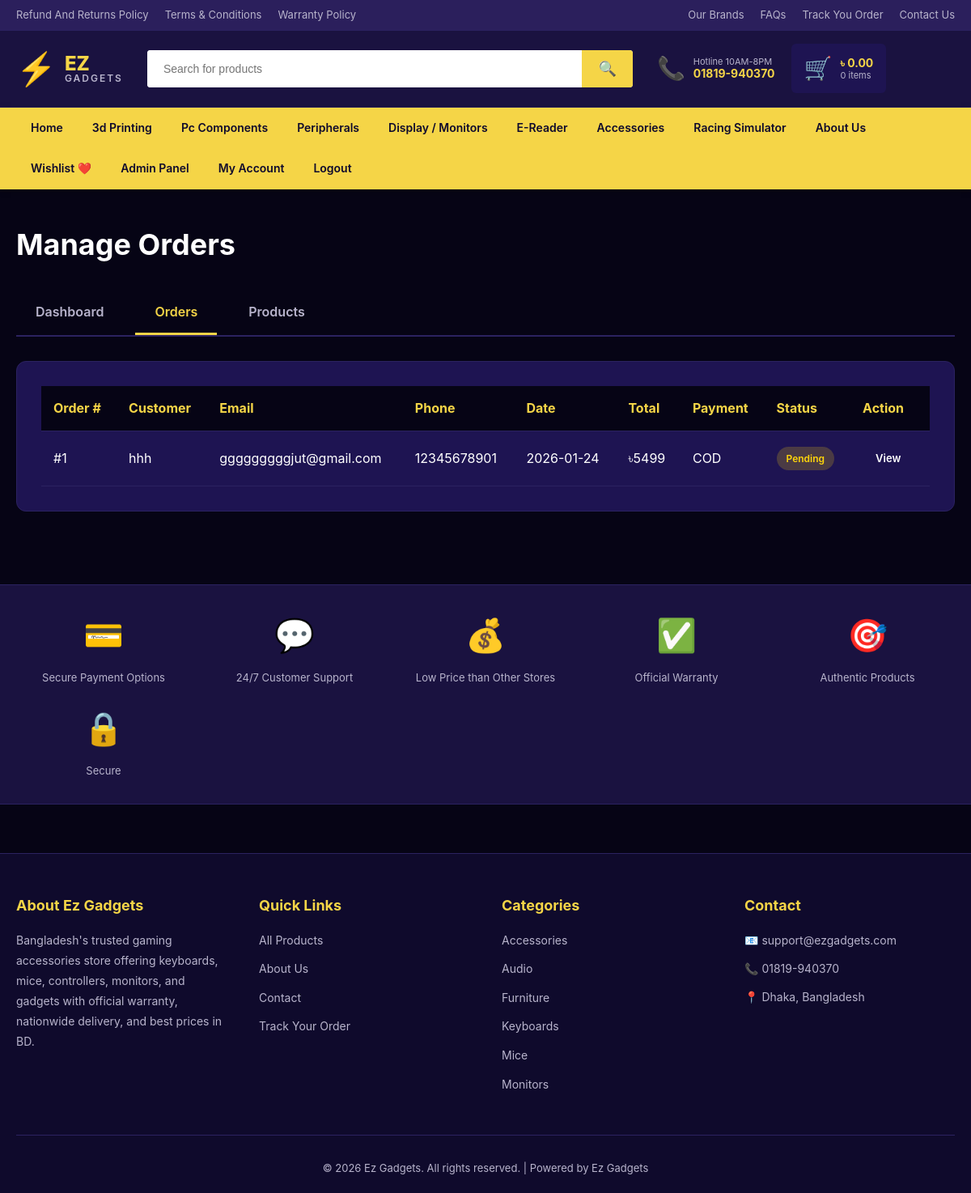
Page /admin/orders (signed in) on the committed database.
### tables this page shows
CREATE TABLE orders (
                id INTEGER PRIMARY KEY AUTOINCREMENT,
                user_id INTEGER,
                customer_name TEXT NOT NULL,
                customer_email TEXT NOT NULL,
                customer_phone TEXT NOT NULL,
                customer_address TEXT NOT NULL,
                total_amount REAL NOT NULL,
                payment_method TEXT NOT NULL,
                status TEXT DEFAULT 'pending',
                notes TEXT,
                created_at TIMESTAMP DEFAULT CURRENT_TIMESTAMP,
                FOREIGN KEY (user_id) REFERENCES users (id)
            );

### app.py (the view)
@app.route('/admin/orders')
@admin_required
def admin_orders():
    orders = get_all_orders()
    return render_template('admin/orders.html', orders=orders)

### app.py (called while the page is built)
def admin_required(f):
    @wraps(f)
    def decorated_function(*args, **kwargs):
        if 'user_id' not in session:
            flash('Please login to access this page', 'error')
            return redirect(url_for('login'))
        user = get_user_by_id(session['user_id'])
        if not user or user['role'] != 'admin':
            flash('Access denied. Admin privileges required.', 'error')
            return redirect(url_for('index'))
        return f(*args, **kwargs)
    return decorated_function

def get_cart_total():
    cart = session.get('cart', {})
    total_price = 0
    total_items = 0
    for product_id, quantity in cart.items():
        product = get_product_by_id(int(product_id))
        if product:
            total_price += product['price'] * quantity
            total_items += quantity
    return {'total_price': round(total_price, 2), 'total_items': total_items}

@app.context_processor
def inject_global_data():
    cart_total = get_cart_total()
    categories = get_categories()
    user = None
    if 'user_id' in session:
        user = get_user_by_id(session['user_id'])
    return dict(cart_total=cart_total, all_categories=categories, current_user=user)

### models/db.py (called while the page is built)
@contextmanager
def get_db_connection():
    conn = sqlite3.connect(DATABASE_PATH)
    conn.row_factory = sqlite3.Row
    try:
        yield conn
        conn.commit()
    except Exception as e:
        conn.rollback()
        raise e
    finally:
        conn.close()

def get_user_by_id(user_id):
    with get_db_connection() as conn:
        cursor = conn.cursor()
        cursor.execute('SELECT * FROM users WHERE id = ?', (user_id,))
        return cursor.fetchone()

def get_categories():
    with get_db_connection() as conn:
        cursor = conn.cursor()
        cursor.execute('SELECT DISTINCT category FROM products ORDER BY category')
        return cursor.fetchall()

def get_all_orders():
    with get_db_connection() as conn:
        cursor = conn.cursor()
        cursor.execute('SELECT * FROM orders ORDER BY created_at DESC')
        return cursor.fetchall()

### templates/admin/orders.html (shortened to what this page needs)
{% extends "base.html" %}
{% block content %}
<section class="admin-section">
    <div class="container">
        <h1 class="page-title">Manage Orders</h1>
        <div class="admin-nav">
            <a href="{{ url_for('admin_dashboard') }}" class="admin-nav__link">Dashboard</a>
            <a href="{{ url_for('admin_orders') }}" class="admin-nav__link admin-nav__link--active">Orders</a>
            <a href="{{ url_for('admin_products') }}" class="admin-nav__link">Products</a>
        </div>
        <div class="admin-card">
            {% if orders %}
            <div class="table-wrapper">
                <table class="admin-table">
                    <thead>
                        <tr>
                            <th>Order #</th>
                            <th>Customer</th>
                            <th>Email</th>
                            <th>Phone</th>
                            <th>Date</th>
                            <th>Total</th>
                            <th>Payment</th>
                            <th>Status</th>
                            <th>Action</th>
                        </tr>
                    </thead>
                    <tbody>
                        {% for order in orders %}
                        <tr>
                            <td>#{{ order.id }}</td>
                            <td>{{ order.customer_name }}</td>
                            <td>{{ order.customer_email }}</td>
                            <td>{{ order.customer_phone }}</td>
                            <td>{{ order.created_at[:10] }}</td>
                            <td>৳{{ "%.0f"|format(order.total_amount * 110) }}</td>
                            <td>{{ order.payment_method|upper }}</td>
                            <td>
                                <span class="status-badge status-badge--{{ order.status }}">
                                    {{ order.status|capitalize }}
                                </span>
                            </td>
                            <td>
                                <a href="{{ url_for('admin_order_detail', order_id=order.id) }}" class="btn btn--small">View</a>
                            </td>
                        </tr>
                        {% endfor %}
                    </tbody>
                </table>
            </div>
            {% else %}
            <div class="empty-state">
                <p class="empty-state__text">No orders found</p>
            </div>
            {% endif %}
        </div>
    </div>
</section>
{% endblock %}

### static/css/style.css (style rules this page uses)
* { margin: 0; padding: 0; box-sizing: border-box; }
:root { --color-primary: #F5D547; --color-primary-dark: #E0C03C; --color-secondary: #2B1F5C; --color-accent: #4A90E2; --color-bg-dark: #0F0A2C; --color-bg-darker: #060415; --color-bg-purple: #1A1240; --color-bg-card: #1E1452; --color-text: #FFFFFF; --color-text-muted: #B8B4CC; --color-border: #2B2260; --color-success: #06d6a0; --color-error: #ef476f; --font-primary: -apple-system, BlinkMacSystemFont, 'Segoe UI', Roboto, 'Helvetica Neue', Arial, sans-serif; --transition: all 0.3s ease; --shadow-sm: 0 2px 8px rgba(0, 0, 0, 0.3); --shadow-md: 0 4px 16px rgba(0, 0, 0, 0.4); --shadow-lg: 0 8px 32px rgba(0, 0, 0, 0.5); --border-radius: 8px; }
body { font-family: var(--font-primary); background-color: var(--color-bg-darker); color: var(--color-text); line-height: 1.6; min-height: 100vh; }
a { color: inherit; text-decoration: none; transition: var(--transition); }
.container { max-width: 1400px; margin: 0 auto; padding: 0 20px; }
.btn { display: inline-block; padding: 12px 28px; border: none; border-radius: 6px; font-weight: 600; text-align: center; cursor: pointer; transition: var(--transition); font-family: inherit; font-size: 15px; }
.btn--small { padding: 8px 16px; font-size: 13px; }
.page-title { font-size: 36px; font-weight: 700; margin-bottom: 30px; color: var(--color-text); }
.status-badge { display: inline-block; padding: 5px 12px; border-radius: 20px; font-size: 12px; font-weight: 600; }
.status-badge--pending { background-color: rgba(255, 214, 10, 0.2); color: #FFD60A; }
.admin-section { padding: 40px 0 60px; }
.admin-nav { display: flex; gap: 15px; margin-bottom: 30px; border-bottom: 2px solid var(--color-border); padding-bottom: 2px; }
.admin-nav__link { padding: 12px 24px; color: var(--color-text-muted); font-weight: 600; border-bottom: 3px solid transparent; margin-bottom: -2px; transition: var(--transition); }
.admin-nav__link--active { color: var(--color-primary); border-bottom-color: var(--color-primary); }
.admin-card { background-color: var(--color-bg-card); padding: 30px; border-radius: 12px; border: 1px solid var(--color-border); margin-bottom: 30px; }
.table-wrapper { overflow-x: auto; }
.admin-table { width: 100%; border-collapse: collapse; }
.admin-table th, .admin-table td { padding: 15px; text-align: left; border-bottom: 1px solid var(--color-border); }
.admin-table th { font-weight: 700; color: var(--color-primary); background-color: var(--color-bg-darker); }

### rows in the picture
orders: id "1", customer_name "hhh", customer_email "gggggggggjut@gmail.com", customer_phone "12345678901", created_at "2026-01-24", order.total_amount*110 "5499", payment_method "COD", status "Pending"

### other values in the picture
{{ "%.2f"|format(cart_total.total_price) }} "0.00"
{{ cart_total.total_items }} "0"
{{ category.category }} "Accessories" "Audio" "Furniture" "Keyboards" "Mice" "Monitors"
